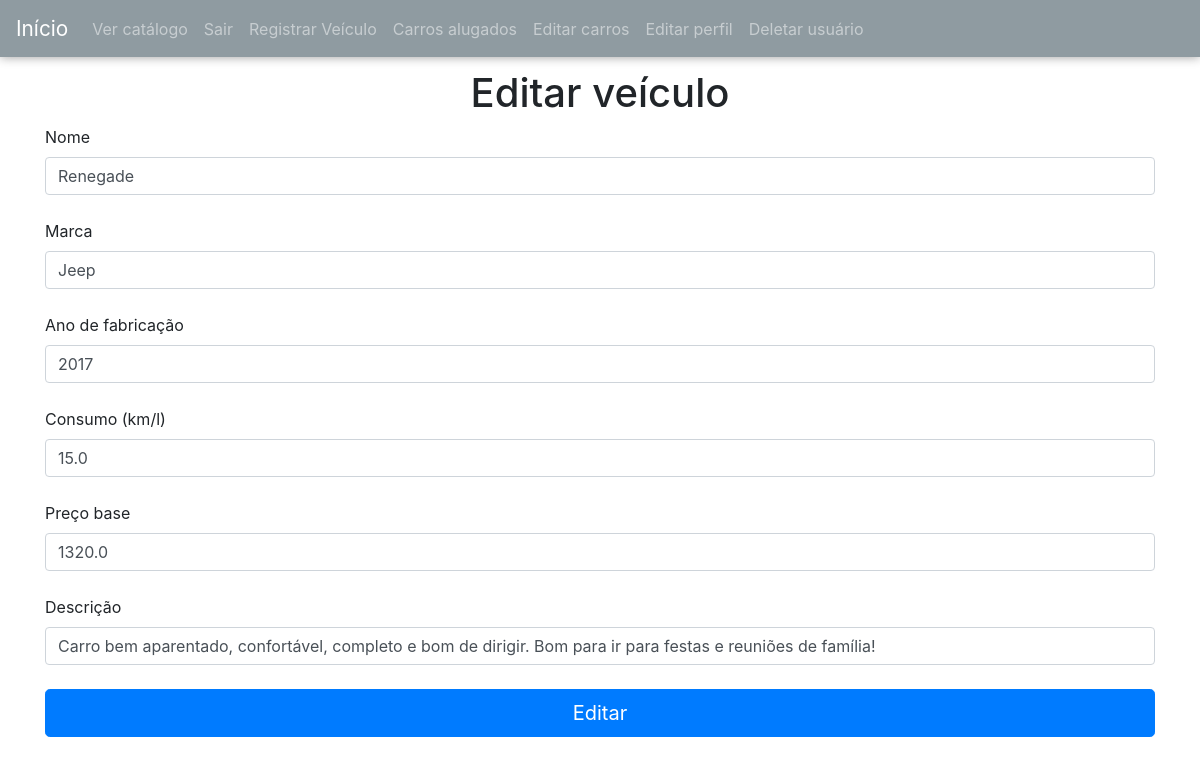
/edicao_carro/2 (signed in), run on the app's committed database.
### website/models.py (models this page shows)
class Carro(db.Model):
    id = db.Column(db.Integer(), primary_key=True)
    nome = db.Column(db.String(length=30), nullable=False)
    marca = db.Column(db.String(length=30), nullable=False)
    ano_fabricacao = db.Column(db.Integer(), nullable=False)
    consumo = db.Column(db.Float(), nullable=False)
    locador = db.Column(db.Integer(), db.ForeignKey('user.id'))
    preco_base = db.Column(db.Float(), nullable=False)
    descricao = db.Column(db.String(length=500))
    imagem = db.relationship('Foto', backref='imagem', lazy=True)

### website/routes.py (the view, shortened to what this page needs)
@routes.route('/edicao_carro/<carro_id>', methods=['GET', 'POST'])
@login_required
def edicao_carro(carro_id):
    if current_user.role == 'manager':
        carro = Carro.query.get_or_404(carro_id)
        form = CarEditForm(obj=carro)
        if form.errors != {}:
            for err_msg in form.errors.values():
                flash(f'Erro ao editar: {err_msg}', category='danger')
        return render_template('edicao_carro.html', form=form, current_user=current_user, carro=carro)
    else:
        flash('Esta página é apenas para administradores!', category='danger')
        return redirect(url_for('routes.home'))

### website/forms.py
class CarEditForm(FlaskForm):
    nome = StringField(label='Nome', validators=[Length(max=30), DataRequired()])
    marca = StringField(label='Marca', validators=[Length(max=30), DataRequired()])
    ano_fabricacao = IntegerField(label='Ano de fabricação',
                                  validators=[DataRequired(), NumberRange(min=1870, max=datetime.utcnow().year)])
    consumo = FloatField(label='Consumo (km/l)', validators=[DataRequired()])
    preco_base = FloatField(label='Preço base', validators=[DataRequired()])
    descricao = StringField(label='Descrição', validators=[Length(max=500)])
    submit = SubmitField(label='Editar')

### website/models.py (called while the page is built)
@login_manager.user_loader
def load_user(user_id):
    return User.query.get(int(user_id))

### website/templates/edicao_carro.html (shortened to what this page needs)
{% extends 'base.html' %}
{% block content %}
    <div class="container">
        <form method="post" class="form-register">
            <h1>Editar veículo</h1>
            {{ form.nome.label() }}
            {{ form.nome(class='form-control') }}
            {{ form.marca.label() }}
            {{ form.marca(class='form-control') }}
            {{ form.ano_fabricacao.label() }}
            {{ form.ano_fabricacao(class='form-control') }}
            {{ form.consumo.label() }}
            {{ form.consumo(class='form-control') }}
            {{ form.preco_base.label() }}
            {{ form.preco_base(class='form-control') }}
            {{ form.descricao.label() }}
            {{ form.descricao(class='form-control', placeholder='Qualidades do carro (opcional)') }}
            {{ form.submit(class='btn btn-primary btn-lg btn-block') }}
        </form>
    </div>
{% endblock %}

### website/static/base.css (style rules this page uses)
* { margin: 0px; padding:0px; box-sizing: border-box; }

### website/templates/edicao_carro.html (style rules this page uses)
.form-control { margin-bottom:24px; }
h1 { text-align:center; margin-top:12px; }

### data on the page
Carro: nome "Renegade", marca "Jeep", ano_fabricacao "2017", consumo "15.0", preco_base "1320.0", descricao "Carro bem aparentado, confortável, completo e bom de dirigir. Bom para ir para festas e reuniões de família!"
